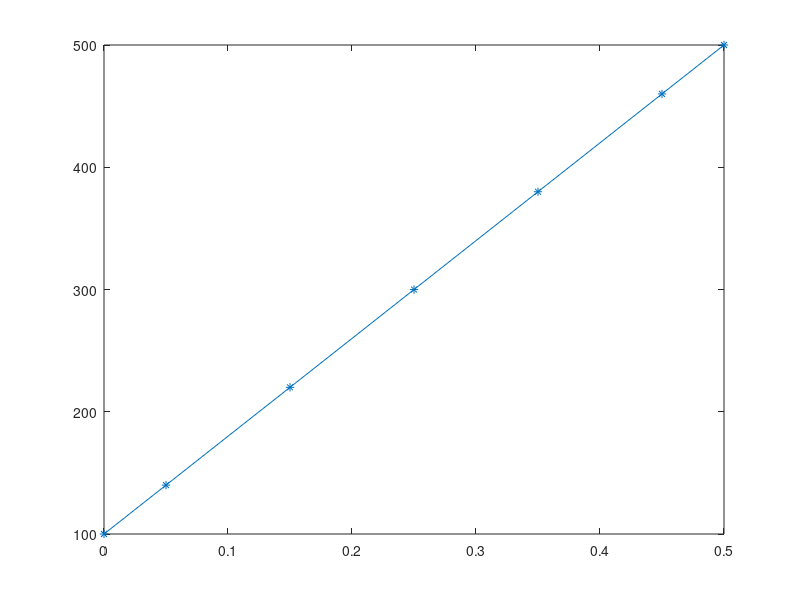

Write MATLAB code to recreate this figure.
clc
clear all
close all

% Parameters 
 k = 1000;                                    % Thermal conductivity(W/m-k)
 A = 10*10^-3;                                % Area(m^2)
 n = 7;                                       % Total number of nodes;
 l = 0.5;                                     % Length of a rod(m)   
 dx = 0.1;                                    % Spatial step
 TA = 100;                                    % Temperature at A in degree celsius
 TB = 500;                                    % Temperature at B in degree celsius
 
 % Discretization 
 x(1) = 0;
 x(n) = l;
 for i = 2:n-1
     if i == 2
         x(i) = x(1)+dx/2;
     else
         x(i) = x(2)+(i-2)*dx;
     end
 end
 
%  Boundary Condition
T(1) = TA;
T(n) = TB;

% Initialization
for i = 2:n-1
    T(i) = 150;
end
 
 for i = 2:n-1
     if i == 2
         AW(i) = 0;
         AE(i) = k*A/dx;
         SU(i) = 2*k*A/dx*T(i-1);
         SP(i) = -2*k*A/dx;
         AP(i) = AE(i)+AW(i)-SP(i);
     elseif i == n-1
         AW(i) = k*A/dx;
         AE(i) = 0;
         SU(i) = 2*k*A/dx*T(i+1);
         SP(i) = -2*k*A/dx;
         AP(i) = AE(i)+AW(i)-SP(i);
      else
         AW(i) = k*A/dx;
         AE(i) = k*A/dx;
         SU(i) = 0;
         SP(i) = 0;
         AP(i) = AE(i)+AW(i)-SP(i);
     end
 end
 nIter = 0;
ErrorMax = 10^-4;
FCmax = 0.1;
 
while FCmax>ErrorMax
    nIter = nIter+1
    Told = T;
     for i = 2:n-1
            T(i) = (AE(i)*T(i+1)+AW(i)*T(i-1)+SU(i))/AP(i);
    end
 
    
    for i = 2:n-1
        FC(i) = (T(i)-Told(i))/Told(i);
    end
    FCmax = max(FC)

end

 plot(x,T,'*-')